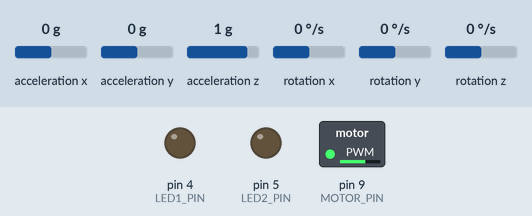
This sketch was run on a simulated Arduino Uno, built with avr-gcc and run on an emulated ATmega328P. On the bench: switched loads named in the sketch (green lamp = pin HIGH), output pins drawn as LEDs (lit = HIGH). Wiring (inferred from the names in the program): MPU-6050 motion sensor at I2C address 0x68. The test bench sets the inputs (shaded band); at power-on: rotation z 0 °/s, acceleration x 0 g, acceleration y 0 g, acceleration z 1 g, rotation x 0 °/s, rotation y 0 °/s. What the sketch prints to the serial monitor is not drawn.

Above: at 1.2 s.
1.3 s: rotation z set to -118 °/s
2.8 s: rotation z set to -129 °/s
At 3.2 s:
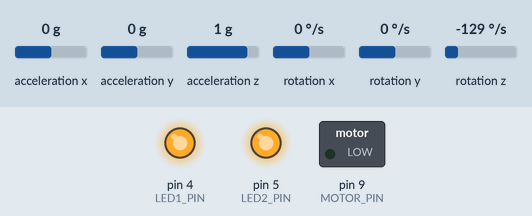
4.3 s: rotation z set to -100 °/s
At 5.5 s:
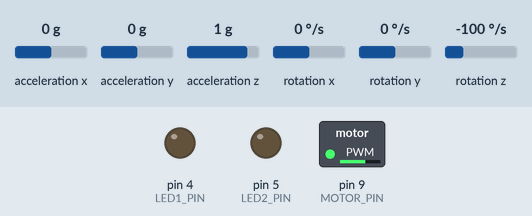
5.8 s: rotation z set to 116 °/s
7.3 s: rotation z set to 125 °/s
At 7.9 s:
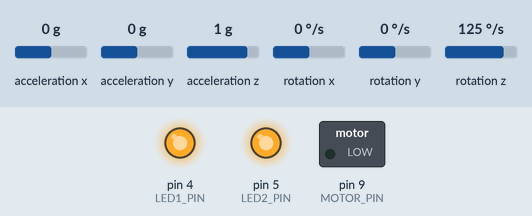
Timing chart, 0 to 10.3 s (numbered marks = the images above; inputs shaded):
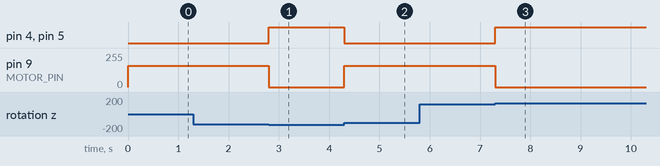

Measured:
- the behaviour switches between -122 and -123 °/s on rotation z (found by bisection; images 0 and 1)
- the behaviour switches between 122 and 123 °/s on rotation z (found by bisection; images 2 and 3)
- after the input at 2.8 s, pin 4 (LED1_PIN), pin 5 (LED2_PIN): LOW → HIGH at once; pin 9 (MOTOR_PIN): 160/255 → 0/255 at once
- after the input at 4.3 s, pin 4 (LED1_PIN), pin 5 (LED2_PIN): HIGH → LOW at once; pin 9 (MOTOR_PIN): 0/255 → 160/255 at once
- after the input at 7.3 s, pin 4 (LED1_PIN), pin 5 (LED2_PIN): LOW → HIGH at once; pin 9 (MOTOR_PIN): 160/255 → 0/255 at once

The sketch:

intelligence2.ino
```cpp
#include<Wire.h>
const int MPU_addr=0x68;  // I2C address of the MPU-6050
int16_t AcX,AcY,AcZ,Tmp,GyX,GyY,GyZ;

// status LEDs
const int LED1_PIN = 4;
const int LED2_PIN = 5;

// motor pin
const int MOTOR_PIN = 9;

void setup(){
    Wire.begin();
    Wire.beginTransmission(MPU_addr);
    Wire.write(0x6B);  // PWR_MGMT_1 register
    Wire.write(0);     // set to zero (wakes up the MPU-6050)
    Wire.endTransmission(true);
    Serial.begin(230400);

    pinMode(4, OUTPUT);
    pinMode(5, OUTPUT);
    pinMode(MOTOR_PIN, OUTPUT);
}


void loop(){

    Wire.beginTransmission(MPU_addr);
    Wire.write(0x3B);  // starting with register 0x3B (ACCEL_XOUT_H)
    Wire.endTransmission(false);
    Wire.requestFrom(MPU_addr,14,true);  // request a total of 14 registers
    AcX=Wire.read()<<8|Wire.read();  // 0x3B (ACCEL_XOUT_H) & 0x3C (ACCEL_XOUT_L)
    AcY=Wire.read()<<8|Wire.read();  // 0x3D (ACCEL_YOUT_H) & 0x3E (ACCEL_YOUT_L)
    AcZ=Wire.read()<<8|Wire.read();  // 0x3F (ACCEL_ZOUT_H) & 0x40 (ACCEL_ZOUT_L)
    Tmp=Wire.read()<<8|Wire.read();  // 0x41 (TEMP_OUT_H) & 0x42 (TEMP_OUT_L)
    GyX=Wire.read()<<8|Wire.read();  // 0x43 (GYRO_XOUT_H) & 0x44 (GYRO_XOUT_L)
    GyY=Wire.read()<<8|Wire.read();  // 0x45 (GYRO_YOUT_H) & 0x46 (GYRO_YOUT_L)
    GyZ=Wire.read()<<8|Wire.read();  // 0x47 (GYRO_ZOUT_H) & 0x48 (GYRO_ZOUT_L)

    //Serial.print("AcX = "); Serial.print(abs(AcX));
    //Serial.print(" | AcY = "); Serial.print(abs(AcY));
    //Serial.print(" | AcZ = "); Serial.println(abs(AcZ));
    //Serial.print(" | GyX = "); Serial.print(abs(GyX));
    //Serial.print(" | GyY = "); Serial.print(abs(GyY));
    Serial.print(" | GyZ = "); Serial.println(abs(GyZ));

    int speed = 0;
    if(abs(GyZ) > 16000) {
        speed = 0;
        digitalWrite(LED1_PIN, 1);
        digitalWrite(LED2_PIN, 1);
    /*
    } else if (abs(GyZ) > 7500) {
        speed = 135;
        digitalWrite(LED1_PIN, 1);
        digitalWrite(LED2_PIN, 0);
    } else if (abs(GyZ) > 5000) {
        speed = 155;
        digitalWrite(LED1_PIN, 0);
        digitalWrite(LED2_PIN, 1);
    */
    } else {
        speed = 160;
        digitalWrite(LED1_PIN, 0);
        digitalWrite(LED2_PIN, 0);
    }

    //Serial.println(speed);
    analogWrite(MOTOR_PIN, speed);
    //digitalWrite(LED1_PIN, speed == SLOW   || speed == FAST);
    //digitalWrite(LED2_PIN, speed == MEDIUM || speed == FAST);

    //delay(20);
}
```
